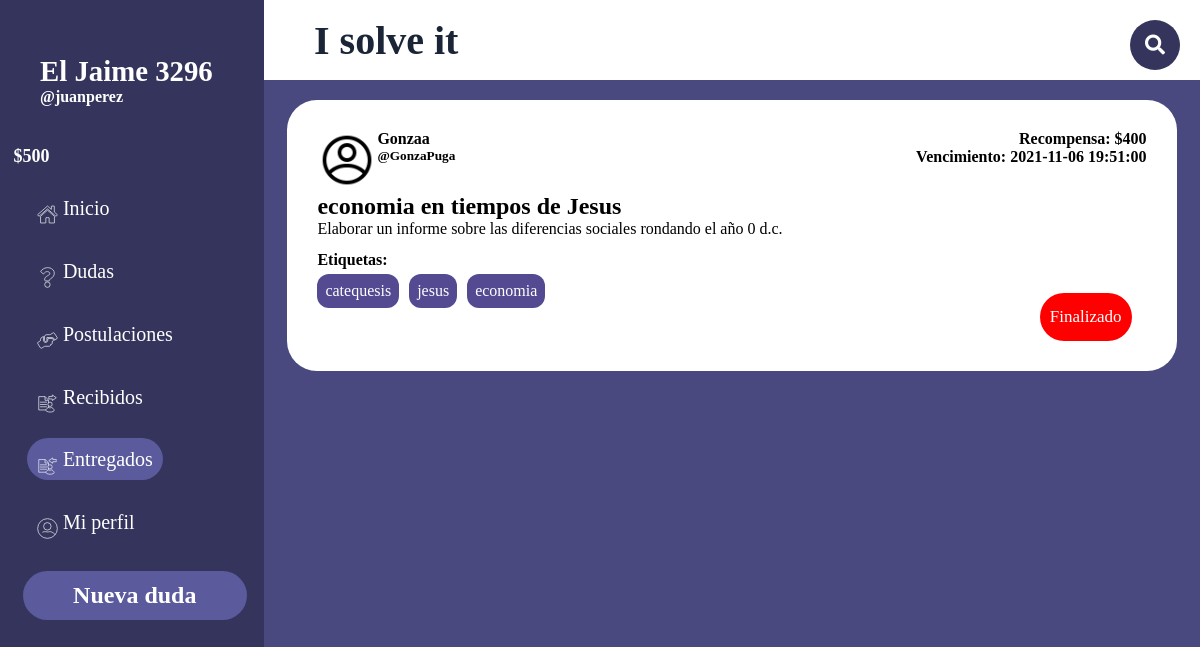
Screenshot of /PaginasBalsamiq/entregados.php (signed in) with the database file from the repository.
### tables this page shows
CREATE TABLE `entregado` (
  `id` int(11) NOT NULL,
  `id_cons` int(11) NOT NULL,
  `id_us` int(11) NOT NULL,
  `descripcion` varchar(255) DEFAULT NULL,
  `archivo` varchar(100) NOT NULL
);

CREATE TABLE `usuario` (
  `id_us` int(11) NOT NULL,
  `username` varchar(20) NOT NULL,
  `nombre` varchar(20) NOT NULL DEFAULT 'Nuevo usuario',
  `pass` varchar(200) NOT NULL,
  `mail` varchar(100) NOT NULL,
  `estrellas` int(2) DEFAULT NULL,
  `empleo` tinyint(1) NOT NULL,
  `descripcion` varchar(256) DEFAULT '"Hola. Soy un nuevo usuario de I Solve It. Espero que podamos ayudarnos mutuamente!',
  `tag` varchar(100) NOT NULL DEFAULT 'matematica,historia,literatura',
  `tokens` double NOT NULL DEFAULT 500,
  `imagen` int(11) NOT NULL DEFAULT 0
);

CREATE TABLE `consulta` (
  `id_consulta` int(11) NOT NULL,
  `id_us` int(11) NOT NULL,
  `titulo` varchar(40) NOT NULL,
  `descripcion` varchar(280) NOT NULL,
  `recompensa` float NOT NULL,
  `fecha_subida` datetime NOT NULL DEFAULT current_timestamp(),
  `fecha_limite` datetime NOT NULL,
  `archivo` varchar(100) NOT NULL
);

CREATE TABLE `tag` (
  `id` int(11) NOT NULL,
  `tag` varchar(30) NOT NULL
);

### PaginasBalsamiq/entregados.php (the view, shortened to what this page needs)
<!DOCTYPE html>
<html lang="es">
<head>
    <link rel="stylesheet" href="https://use.fontawesome.com/releases/v5.6.3/css/all.css">
    <link rel="stylesheet" href="style2.css">
    <link rel="stylesheet" href="NO_TOCAR.css">
    <link rel="stylesheet" href="publicacion_plantilla.css">
</head>
<body class="grid_container">
    <?php
        include('../ImplementarPHP/config.php');
    ?>
    <header class="header">
        <h1 class="ISolveIt">I solve it</h1>
        <div class="buscador">
            <div class="btn">
                <i class="fas fa-search icon"></i>
            </div>
        </div>
    </header>
    <aside class="sidebar">
        <div class="sidebar_usuario">
            <h4 class="h4"><?php echo $_SESSION['nombre']?></h4>
            <h5 class="h5">@<?php echo $_SESSION['username']?></h5>
            <h5 class="tokens">$<?php echo $_SESSION['tokens']?></h5>
        </div>
        <div class="sidebar_menu">
            <ul>
            <li class="botones_sidebar"><a class="a" href="inicio.php"><img class="iconos_sidebar" src="../PagInicio/Recursos/iconos/Inicio.svg" alt=""> Inicio</a></li>
                <li class="botones_sidebar"><a class="a" href="misdudas.php"><img class="iconos_sidebar" src="../PagInicio/Recursos/iconos/Dudas.svg" alt=""> Dudas</a></li>
                <li class="botones_sidebar"><a class="a" href="postulaciones.php"><img class="iconos_sidebar" src="../PagInicio/Recursos/iconos/Postulaciones.svg" alt=""> Postulaciones</a></li>
                <li class="botones_sidebar"><a class="a" href="recibidos.php"><img class="iconos_sidebar" src="../PagInicio/Recursos/iconos/Publicaciones_que_te_entregaron.svg" alt=""> Recibidos</a></li>
                <li class="botones_sidebar"><a class="a" href="entregados.php" style="background-color: #5a5a9c"><img class="iconos_sidebar" src="../PagInicio/Recursos/iconos/Publicaciones_Entregadas.svg" alt=""> Entregados</a></li>
                <li class="botones_sidebar"><a class="a" href="perfil.php"><img class="iconos_sidebar" id="icono_miperfil" src="../PagInicio/Recursos/iconos/Mi Perfil.svg" alt=""> Mi perfil</a></li>
            </ul>
        </div>
        <a href="nuevaPublicacion.php"><h2 class="h2">Nueva duda</h2></a>
    </aside>
    <div class="main">
        <?php
            $consultaEntregado = $conn->prepare("SELECT id_cons FROM entregado WHERE id_us = '".$_SESSION['id_us']."'");
            $consultaEntregado ->execute();
            while ($resultadoEntregado = $consultaEntregado->fetch(PDO::FETCH_ASSOC)) {
                $consultaConsulta = $conn->prepare("SELECT * FROM consulta WHERE id_consulta = '".$resultadoEntregado['id_cons']."'");
                $consultaConsulta ->execute();
                if($resultadoConsulta = $consultaConsulta->fetch(PDO::FETCH_ASSOC)){
                    $consultaUsr = $conn->prepare("SELECT * FROM usuario WHERE id_us = '".$resultadoConsulta['id_us']."'");
                    $consultaUsr ->execute();
                    $resultadoUsr = $consultaUsr->fetch(PDO::FETCH_ASSOC);
                    echo'
                    <div class="publicacion_preview" onclick="EntrarPublicacion(this.id);" id="'.$resultadoEntregado['id_cons'].'">
                    <div class="data">
                        <div class="foto">
                            <img class="fotoPerfil" src="recursos/fotoPerfil/'.$resultadoUsr['imagen'].'.png" alt="'.$resultadoUsr['username'].'">
                        </div>
                        <div class="usuario">
                            <h4>'.$resultadoUsr["nombre"].'</h4>
                            <h5>@'.$resultadoUsr["username"].'</h5>
                        </div>
                        <div class="recoyvenc">
                            <h4>Recompensa: $'.$resultadoConsulta["recompensa"].'</h4>
                            <h4>Vencimiento: '.$resultadoConsulta["fecha_limite"].'</h4>
                        </div>
                    </div>
                    <div class="cuerpo">
                        <h2>'.$resultadoConsulta['titulo'].'</h2>
                        <p class="desc">'.$resultadoConsulta['descripcion'].'</p>
                    </div>
                    <div class="tags">
                        <h4>Etiquetas: </h4>
                        <ul class="tags_list">
                    ';
                    $consultaTagCons = $conn->prepare("SELECT tag_cons FROM tag_cons WHERE id_cons = '".$resultadoConsulta['id_consulta']."'");
                    $consultaTagCons ->execute();
                    while($resultadoTagCons = $consultaTagCons->fetch(PDO::FETCH_ASSOC)){
                        $consultaTag = $conn->prepare("SELECT tag FROM tag WHERE id = '".$resultadoTagCons['tag_cons']."'");
                        $consultaTag ->execute();
                        while($resultadoTag = $consultaTag->fetch(PDO::FETCH_ASSOC)){
                            echo'<li class="tag">'.$resultadoTag['tag'].'</li>';
                        }
                    }
                    echo'
                                    </ul>
                                </div>
                        ';
                            echo'
                                <div class="postularDiv">
                                    <input value="Finalizado" type="submit" class="postularBtn" name="verPostulantes" style="background-color:red">
                                </div>
                            ';
                        }
                        echo'
                            </div>
                        ';
                }
        ?>
    </div>
</body>
</html>

### PaginasBalsamiq/style2.css (style rules this page uses)
* { margin: 0; padding: 0; box-sizing: border-box; font-family: "corbel"; }
html { height: 100%; }
body { min-height: 100%; }
.grid_container { display: grid; grid-template: "sidebar header" 10vh "sidebar main" 90vh/ 22% auto; }
.header { background-color: white; grid-area: header; display: grid; align-items: center; grid-template: "titu busc" / auto 25% }
.ISolveIt { grid-area: titu; text-align: left; margin-left: 50px; color:#1a2537; font-size: 2.5rem; }
.a { font-size: 20px; text-decoration: none; color:white; padding: 10px; background-color: none; border-radius:50px ; }
a { text-decoration: none; }
.sidebar { background-color: #34345c; grid-area: sidebar; text-align: center; color:rgb(26, 21, 21); border-right:1px solid #34345c; }
.h2 { background-color: #5a5a9c; color:white; border-radius: 30px; padding:11px; width: 85%; margin-left: 23px; margin-top: 10%; }
.h4 { color:white; text-align: left; margin:55px 0px -40px 40px; font-size: 1.8rem; }
.h5 { color:white; text-align: left; margin:40px; font-size: 1rem; }
.tokens { color: white; margin-right: 200px; font-size: large; font-family: corbel; }
.main { background-color: #494980; grid-area: main; overflow-y: scroll; position: relative; }
.botones_sidebar { margin: 17px; padding: 10px; list-style: none; text-align: left; }
.iconos_sidebar { position: relative; top: 10px; width: 10%; height: auto; }

### PaginasBalsamiq/NO_TOCAR.css (style rules this page uses)
a { text-decoration: none; color: white }
input { width: 50%; height:100%; border-radius: 3px; border: 1px solid rgb(255, 255, 255); }
.buscador { width: 220px; height: 30px; padding: 5px; display: flex; justify-content: right; }
.btn { position:absolute; margin-top: -10px; right:0; height: 50px; width: 50px; line-height: 50px; background-color: #34345c; text-align: center; color: white; font-size: 20px; border-radius: 50%; cursor: pointer; margin-right: 20px; }

### PaginasBalsamiq/publicacion_plantilla.css (style rules this page uses)
.publicacion_preview { background-color: white; border-radius: 30px; height: auto; display: grid; grid-template: "data" 30% "cuerpo" auto "tags" 20%; padding: 30px; text-align: left; margin: auto; margin-top: 20px; max-width: 95%; cursor:pointer; }
.data { height: 100%; grid-area: data; display: flex; }
.cuerpo { grid-area: cuerpo; width: 60vw; }
.desc { width: 100%; word-wrap: break-word; max-height: 3rem; overflow:hidden; margin-bottom: 5px; }
.recoyvenc { margin-right: 0; margin-left: auto; text-align: right; }
.tags_list { display: flex; list-style: none; }
.tag { margin-right: 10px; background-color: rgb(83, 74, 146); border-radius: 12px; padding: 8px; color: white; margin-top: 5px; }
.fotoPerfil { width: 60px; }
.postularDiv { margin-right: 15px; margin-left: auto; }
.postularBtn { background-color: #5a5a9c; color: white; width: 100%; height: 100%; border: none; padding: 10px; border-radius: 30px; cursor: pointer; text-align: center; font-size: 17px; }

### rows the page displays
entregado: usuario.nombre "Gonzaa", usuario.username "GonzaPuga", consulta.recompensa "400", consulta.fecha_limite "2021-11-06 19:51:00", consulta.titulo "economia en tiempos de Jesus", consulta.descripcion "Elaborar un informe sobre las diferencias sociales rondando el año 0 d.c."
tag: tag "catequesis"
tag: tag "jesus"
tag: tag "economia"

### other values shown
$_SESSION['nombre'] "El Jaime 3296"
$_SESSION['username'] "juanperez"
$_SESSION['tokens'] "500"
